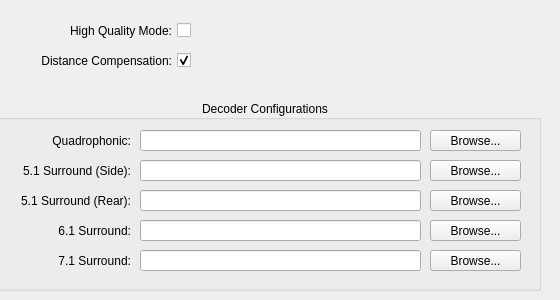
    <widget class="QWidget" name="tab_6">
     <attribute name="title">
      <string>Renderer</string>
     </attribute>
     <widget class="QCheckBox" name="decoderHQModeCheckBox">
      <property name="geometry">
       <rect>
        <x>10</x>
        <y>20</y>
        <width>181</width>
        <height>21</height>
       </rect>
      </property>
      <property name="toolTip">
       <string>Enables high-quality ambisonic rendering. This mode is
capable of frequency-dependent processing, creating a
better reproduction of 3D sound rendering over
surround sound speakers. Enabling this also requires
specifying decoder configuration files for the
appropriate speaker configuration you intend to use.</string>
      </property>
      <property name="layoutDirection">
       <enum>Qt::RightToLeft</enum>
      </property>
      <property name="text">
       <string>High Quality Mode:</string>
      </property>
     </widget>
     <widget class="QCheckBox" name="decoderDistCompCheckBox">
      <property name="geometry">
       <rect>
        <x>10</x>
        <y>50</y>
        <width>181</width>
        <height>21</height>
       </rect>
      </property>
      <property name="toolTip">
       <string>This applies the necessary delays and attenuation
to make the speakers behave as though they are
all equidistant, which is important for proper
playback of 3D sound rendering. Requires the high
quality ambisonic renderer, as well as the proper
distances to be specified in the decoder
configuration file.</string>
      </property>
      <property name="layoutDirection">
       <enum>Qt::RightToLeft</enum>
      </property>
      <property name="text">
       <string>Distance Compensation:</string>
      </property>
      <property name="checked">
       <bool>true</bool>
      </property>
     </widget>
     <widget class="QGroupBox" name="groupBox_8">
      <property name="geometry">
       <rect>
        <x>-10</x>
        <y>100</y>
        <width>551</width>
        <height>191</height>
       </rect>
      </property>
      <property name="title">
       <string>Decoder Configurations</string>
      </property>
      <property name="alignment">
       <set>Qt::AlignCenter</set>
      </property>
      <widget class="QLineEdit" name="decoderQuadLineEdit">
       <property name="geometry">
        <rect>
         <x>150</x>
         <y>30</y>
         <width>281</width>
         <height>21</height>
        </rect>
       </property>
      </widget>
      <widget class="QLabel" name="label_25">
       <property name="geometry">
        <rect>
         <x>20</x>
         <y>30</y>
         <width>121</width>
         <height>21</height>
        </rect>
       </property>
       <property name="text">
        <string>Quadrophonic:</string>
       </property>
       <property name="alignment">
        <set>Qt::AlignRight|Qt::AlignTrailing|Qt::AlignVCenter</set>
       </property>
      </widget>
      <widget class="QPushButton" name="decoderQuadButton">
       <property name="geometry">
        <rect>
         <x>440</x>
         <y>30</y>
         <width>91</width>
         <height>21</height>
        </rect>
       </property>
       <property name="text">
        <string>Browse...</string>
       </property>
      </widget>
      <widget class="QLineEdit" name="decoder51LineEdit">
       <property name="geometry">
        <rect>
         <x>150</x>
         <y>60</y>
         <width>281</width>
         <height>21</height>
        </rect>
       </property>
      </widget>
      <widget class="QPushButton" name="decoder51Button">
       <property name="geometry">
        <rect>
         <x>440</x>
         <y>60</y>
         <width>91</width>
         <height>21</height>
        </rect>
       </property>
       <property name="text">
        <string>Browse...</string>
       </property>
      </widget>
      <widget class="QLabel" name="label_26">
       <property name="geometry">
        <rect>
         <x>20</x>
         <y>60</y>
         <width>121</width>
         <height>21</height>
        </rect>
       </property>
       <property name="text">
        <string>5.1 Surround (Side):</string>
       </property>
       <property name="alignment">
        <set>Qt::AlignRight|Qt::AlignTrailing|Qt::AlignVCenter</set>
       </property>
      </widget>
      <widget class="QLabel" name="label_27">
       <property name="geometry">
        <rect>
         <x>20</x>
         <y>90</y>
         <width>121</width>
         <height>21</height>
        </rect>
       </property>
       <property name="text">
        <string>5.1 Surround (Rear):</string>
       </property>
       <property name="alignment">
        <set>Qt::AlignRight|Qt::AlignTrailing|Qt::AlignVCenter</set>
       </property>
      </widget>
      <widget class="QLineEdit" name="decoder51RearLineEdit">
       <property name="geometry">
        <rect>
         <x>150</x>
         <y>90</y>
         <width>281</width>
         <height>21</height>
        </rect>
       </property>
      </widget>
      <widget class="QPushButton" name="decoder51RearButton">
       <property name="geometry">
        <rect>
         <x>440</x>
         <y>90</y>
         <width>91</width>
         <height>21</height>
        </rect>
       </property>
       <property name="text">
        <string>Browse...</string>
       </property>
      </widget>
      <widget class="QLabel" name="label_28">
       <property name="geometry">
        <rect>
         <x>20</x>
         <y>120</y>
         <width>121</width>
         <height>21</height>
        </rect>
       </property>
       <property name="text">
        <string>6.1 Surround:</string>
       </property>
       <property name="alignment">
        <set>Qt::AlignRight|Qt::AlignTrailing|Qt::AlignVCenter</set>
       </property>
      </widget>
      <widget class="QLineEdit" name="decoder61LineEdit">
       <property name="geometry">
        <rect>
         <x>150</x>
         <y>120</y>
         <width>281</width>
         <height>21</height>
        </rect>
       </property>
      </widget>
      <widget class="QPushButton" name="decoder61Button">
       <property name="geometry">
        <rect>
         <x>440</x>
         <y>120</y>
         <width>91</width>
         <height>21</height>
        </rect>
       </property>
       <property name="text">
        <string>Browse...</string>
       </property>
      </widget>
      <widget class="QPushButton" name="decoder71Button">
       <property name="geometry">
        <rect>
         <x>440</x>
         <y>150</y>
         <width>91</width>
         <height>21</height>
        </rect>
       </property>
       <property name="text">
        <string>Browse...</string>
       </property>
      </widget>
      <widget class="QLineEdit" name="decoder71LineEdit">
       <property name="geometry">
        <rect>
         <x>150</x>
         <y>150</y>
         <width>281</width>
         <height>21</height>
        </rect>
       </property>
      </widget>
      <widget class="QLabel" name="label_29">
       <property name="geometry">
        <rect>
         <x>20</x>
         <y>150</y>
         <width>121</width>
         <height>21</height>
        </rect>
       </property>
       <property name="text">
        <string>7.1 Surround:</string>
       </property>
       <property name="alignment">
        <set>Qt::AlignRight|Qt::AlignTrailing|Qt::AlignVCenter</set>
       </property>
      </widget>
     </widget>
    </widget>
